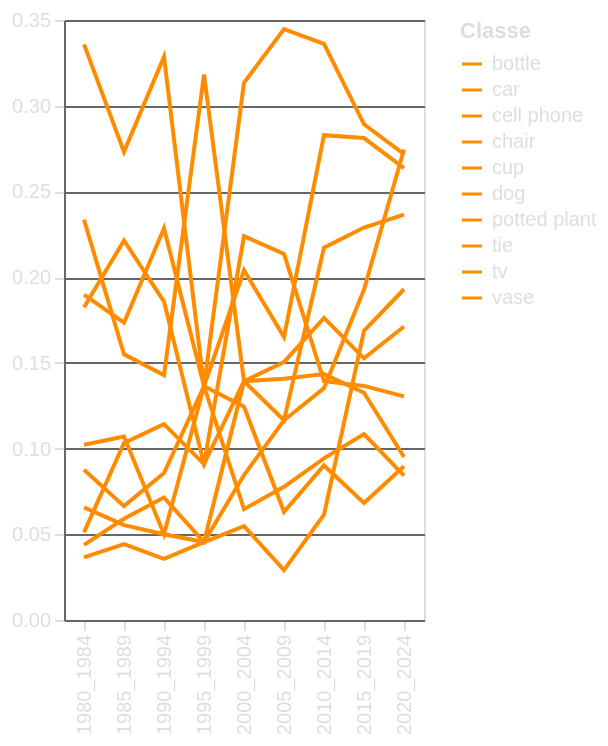

Vega-Lite specification stored for this chart:
### Vega-Lite specification from a JSON file in a GitHub repository (floating-point values rounded to 4 significant figures)
{"config": {"background": "transparent", "title": {"color": "#DBDEE1", "fontSize": 16}, "axis": {"domainColor": "#666666", "gridColor": "#666666", "tickColor": "#DBDEE1", "titleColor": "#DBDEE1", "labelColor": "#DBDEE1"}, "legend": {"labelColor": "#DBDEE1", "titleColor": "#DBDEE1"}}, "data": {"name": "data-a6a899b114131aca1842584e6c02a515"}, "mark": {"type": "line", "color": "darkorange"}, "encoding": {"color": {"field": "Class", "scale": {"domain": ["bottle", "car", "cell phone", "chair", "cup", "dog", "potted plant", "tie", "tv", "vase"], "range": ["darkorange"]}, "title": "Classe", "type": "nominal"}, "detail": {"field": "Class", "type": "nominal"}, "opacity": {"condition": {"param": "Seleziona Classe", "value": 1, "empty": true}, "value": 0.3}, "x": {"field": "lustro", "title": null, "type": "ordinal"}, "y": {"field": "normalized_counts", "title": null, "type": "quantitative"}}, "height": "container", "params": [{"name": "Seleziona Classe", "select": {"type": "point", "fields": ["Class"]}, "bind": "legend"}, {"name": "param_34", "select": {"type": "interval", "encodings": []}, "bind": "scales"}], "width": "container", "$schema": "https://vega.github.io/schema/vega-lite/v5.8.0.json", "datasets": {"data-a6a899b114131aca1842584e6c02a515": [{"lustro": "1980_1984", "Class": "bottle", "counts": 46, "num_videos": 137, "normalized_counts": 0.3358}, {"lustro": "1980_1984", "Class": "car", "counts": 26, "num_videos": 137, "normalized_counts": 0.1898}, {"lustro": "1980_1984", "Class": "cell phone", "counts": 9, "num_videos": 137, "normalized_counts": 0.06569}, {"lustro": "1980_1984", "Class": "chair", "counts": 6, "num_videos": 137, "normalized_counts": 0.0438}, {"lustro": "1980_1984", "Class": "cup", "counts": 32, "num_videos": 137, "normalized_counts": 0.2336}, {"lustro": "1980_1984", "Class": "dog", "counts": 14, "num_videos": 137, "normalized_counts": 0.1022}, {"lustro": "1980_1984", "Class": "potted plant", "counts": 5, "num_videos": 137, "normalized_counts": 0.0365}, {"lustro": "1980_1984", "Class": "tie", "counts": 25, "num_videos": 137, "normalized_counts": 0.1825}, {"lustro": "1980_1984", "Class": "tv", "counts": 7, "num_videos": 137, "normalized_counts": 0.05109}, {"lustro": "1980_1984", "Class": "vase", "counts": 12, "num_videos": 137, "normalized_counts": 0.08759}, {"lustro": "1985_1989", "Class": "bottle", "counts": 74, "num_videos": 271, "normalized_counts": 0.2731}, {"lustro": "1985_1989", "Class": "car", "counts": 47, "num_videos": 271, "normalized_counts": 0.1734}, {"lustro": "1985_1989", "Class": "cell phone", "counts": 15, "num_videos": 271, "normalized_counts": 0.05535}, {"lustro": "1985_1989", "Class": "chair", "counts": 16, "num_videos": 271, "normalized_counts": 0.05904}, {"lustro": "1985_1989", "Class": "cup", "counts": 42, "num_videos": 271, "normalized_counts": 0.155}, {"lustro": "1985_1989", "Class": "dog", "counts": 29, "num_videos": 271, "normalized_counts": 0.107}, {"lustro": "1985_1989", "Class": "potted plant", "counts": 12, "num_videos": 271, "normalized_counts": 0.04428}, {"lustro": "1985_1989", "Class": "tie", "counts": 60, "num_videos": 271, "normalized_counts": 0.2214}, {"lustro": "1985_1989", "Class": "tv", "counts": 28, "num_videos": 271, "normalized_counts": 0.1033}, {"lustro": "1985_1989", "Class": "vase", "counts": 18, "num_videos": 271, "normalized_counts": 0.06642}, {"lustro": "1990_1994", "Class": "bottle", "counts": 46, "num_videos": 140, "normalized_counts": 0.3286}, {"lustro": "1990_1994", "Class": "car", "counts": 32, "num_videos": 140, "normalized_counts": 0.2286}, {"lustro": "1990_1994", "Class": "cell phone", "counts": 7, "num_videos": 140, "normalized_counts": 0.05}, {"lustro": "1990_1994", "Class": "chair", "counts": 10, "num_videos": 140, "normalized_counts": 0.07143}, {"lustro": "1990_1994", "Class": "cup", "counts": 20, "num_videos": 140, "normalized_counts": 0.1429}, {"lustro": "1990_1994", "Class": "dog", "counts": 7, "num_videos": 140, "normalized_counts": 0.05}, {"lustro": "1990_1994", "Class": "potted plant", "counts": 5, "num_videos": 140, "normalized_counts": 0.03571}, {"lustro": "1990_1994", "Class": "tie", "counts": 26, "num_videos": 140, "normalized_counts": 0.1857}, {"lustro": "1990_1994", "Class": "tv", "counts": 16, "num_videos": 140, "normalized_counts": 0.1143}, {"lustro": "1990_1994", "Class": "vase", "counts": 12, "num_videos": 140, "normalized_counts": 0.08571}, {"lustro": "1995_1999", "Class": "bottle", "counts": 3, "num_videos": 22, "normalized_counts": 0.1364}, {"lustro": "1995_1999", "Class": "car", "counts": 3, "num_videos": 22, "normalized_counts": 0.1364}, {"lustro": "1995_1999", "Class": "cell phone", "counts": 1, "num_videos": 22, "normalized_counts": 0.04545}, {"lustro": "1995_1999", "Class": "chair", "counts": 1, "num_videos": 22, "normalized_counts": 0.04545}, {"lustro": "1995_1999", "Class": "cup", "counts": 7, "num_videos": 22, "normalized_counts": 0.3182}, {"lustro": "1995_1999", "Class": "dog", "counts": 3, "num_videos": 22, "normalized_counts": 0.1364}, {"lustro": "1995_1999", "Class": "potted plant", "counts": 1, "num_videos": 22, "normalized_counts": 0.04545}, {"lustro": "1995_1999", "Class": "tie", "counts": 2, "num_videos": 22, "normalized_counts": 0.09091}, {"lustro": "1995_1999", "Class": "tv", "counts": 2, "num_videos": 22, "normalized_counts": 0.09091}, {"lustro": "1995_1999", "Class": "vase", "counts": 3, "num_videos": 22, "normalized_counts": 0.1364}, {"lustro": "2000_2004", "Class": "bottle", "counts": 41, "num_videos": 201, "normalized_counts": 0.204}, {"lustro": "2000_2004", "Class": "car", "counts": 63, "num_videos": 201, "normalized_counts": 0.3134}, {"lustro": "2000_2004", "Class": "cell phone", "counts": 28, "num_videos": 201, "normalized_counts": 0.1393}, {"lustro": "2000_2004", "Class": "chair", "counts": 17, "num_videos": 201, "normalized_counts": 0.08458}, {"lustro": "2000_2004", "Class": "cup", "counts": 28, "num_videos": 201, "normalized_counts": 0.1393}, {"lustro": "2000_2004", "Class": "dog", "counts": 25, "num_videos": 201, "normalized_counts": 0.1244}, {"lustro": "2000_2004", "Class": "potted plant", "counts": 11, "num_videos": 201, "normalized_counts": 0.05473}, {"lustro": "2000_2004", "Class": "tie", "counts": 28, "num_videos": 201, "normalized_counts": 0.1393}, {"lustro": "2000_2004", "Class": "tv", "counts": 45, "num_videos": 201, "normalized_counts": 0.2239}, {"lustro": "2000_2004", "Class": "vase", "counts": 13, "num_videos": 201, "normalized_counts": 0.06468}, {"lustro": "2005_2009", "Class": "bottle", "counts": 34, "num_videos": 206, "normalized_counts": 0.165}, {"lustro": "2005_2009", "Class": "car", "counts": 71, "num_videos": 206, "normalized_counts": 0.3447}, {"lustro": "2005_2009", "Class": "cell phone", "counts": 31, "num_videos": 206, "normalized_counts": 0.1505}, {"lustro": "2005_2009", "Class": "chair", "counts": 24, "num_videos": 206, "normalized_counts": 0.1165}, {"lustro": "2005_2009", "Class": "cup", "counts": 24, "num_videos": 206, "normalized_counts": 0.1165}, {"lustro": "2005_2009", "Class": "dog", "counts": 13, "num_videos": 206, "normalized_counts": 0.06311}, {"lustro": "2005_2009", "Class": "potted plant", "counts": 6, "num_videos": 206, "normalized_counts": 0.02913}, {"lustro": "2005_2009", "Class": "tie", "counts": 29, "num_videos": 206, "normalized_counts": 0.1408}, {"lustro": "2005_2009", "Class": "tv", "counts": 44, "num_videos": 206, "normalized_counts": 0.2136}, {"lustro": "2005_2009", "Class": "vase", "counts": 16, "num_videos": 206, "normalized_counts": 0.07767}, {"lustro": "2010_2014", "Class": "bottle", "counts": 69, "num_videos": 244, "normalized_counts": 0.2828}, {"lustro": "2010_2014", "Class": "car", "counts": 82, "num_videos": 244, "normalized_counts": 0.3361}, {"lustro": "2010_2014", "Class": "cell phone", "counts": 43, "num_videos": 244, "normalized_counts": 0.1762}, {"lustro": "2010_2014", "Class": "chair", "counts": 33, "num_videos": 244, "normalized_counts": 0.1352}, {"lustro": "2010_2014", "Class": "cup", "counts": 53, "num_videos": 244, "normalized_counts": 0.2172}, {"lustro": "2010_2014", "Class": "dog", "counts": 22, "num_videos": 244, "normalized_counts": 0.09016}, {"lustro": "2010_2014", "Class": "potted plant", "counts": 15, "num_videos": 244, "normalized_counts": 0.06148}, {"lustro": "2010_2014", "Class": "tie", "counts": 35, "num_videos": 244, "normalized_counts": 0.1434}, {"lustro": "2010_2014", "Class": "tv", "counts": 34, "num_videos": 244, "normalized_counts": 0.1393}, {"lustro": "2010_2014", "Class": "vase", "counts": 23, "num_videos": 244, "normalized_counts": 0.09426}, {"lustro": "2015_2019", "Class": "bottle", "counts": 70, "num_videos": 249, "normalized_counts": 0.2811}, {"lustro": "2015_2019", "Class": "car", "counts": 72, "num_videos": 249, "normalized_counts": 0.2892}, {"lustro": "2015_2019", "Class": "cell phone", "counts": 38, "num_videos": 249, "normalized_counts": 0.1526}, {"lustro": "2015_2019", "Class": "chair", "counts": 48, "num_videos": 249, "normalized_counts": 0.1928}, {"lustro": "2015_2019", "Class": "cup", "counts": 57, "num_videos": 249, "normalized_counts": 0.2289}, {"lustro": "2015_2019", "Class": "dog", "counts": 17, "num_videos": 249, "normalized_counts": 0.06827}, {"lustro": "2015_2019", "Class": "potted plant", "counts": 42, "num_videos": 249, "normalized_counts": 0.1687}, {"lustro": "2015_2019", "Class": "tie", "counts": 33, "num_videos": 249, "normalized_counts": 0.1325}, {"lustro": "2015_2019", "Class": "tv", "counts": 34, "num_videos": 249, "normalized_counts": 0.1365}, {"lustro": "2015_2019", "Class": "vase", "counts": 27, "num_videos": 249, "normalized_counts": 0.1084}, {"lustro": "2020_2024", "Class": "bottle", "counts": 97, "num_videos": 368, "normalized_counts": 0.2636}, {"lustro": "2020_2024", "Class": "car", "counts": 100, "num_videos": 368, "normalized_counts": 0.2717}, {"lustro": "2020_2024", "Class": "cell phone", "counts": 63, "num_videos": 368, "normalized_counts": 0.1712}, {"lustro": "2020_2024", "Class": "chair", "counts": 101, "num_videos": 368, "normalized_counts": 0.2745}, {"lustro": "2020_2024", "Class": "cup", "counts": 87, "num_videos": 368, "normalized_counts": 0.2364}, {"lustro": "2020_2024", "Class": "dog", "counts": 33, "num_videos": 368, "normalized_counts": 0.08967}, {"lustro": "2020_2024", "Class": "potted plant", "counts": 71, "num_videos": 368, "normalized_counts": 0.1929}, {"lustro": "2020_2024", "Class": "tie", "counts": 35, "num_videos": 368, "normalized_counts": 0.09511}, {"lustro": "2020_2024", "Class": "tv", "counts": 48, "num_videos": 368, "normalized_counts": 0.1304}, {"lustro": "2020_2024", "Class": "vase", "counts": 31, "num_videos": 368, "normalized_counts": 0.08424}]}}
